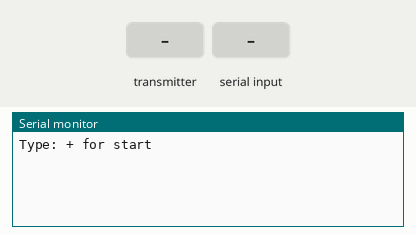
A sketch run on a simulated Arduino Uno, built with avr-gcc and run on an emulated ATmega328P. On the bench: the last lines printed to the serial monitor. Inputs (shaded band) come from the test bench. No radio packets arrive unless stated.

Above: at 1.2 s.
1.3 s: the transmitter starts sending mode = 0
At 1.37 s:
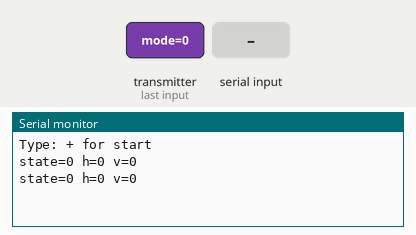
3.2 s: the transmitter starts sending yaw = 100
At 3.27 s:
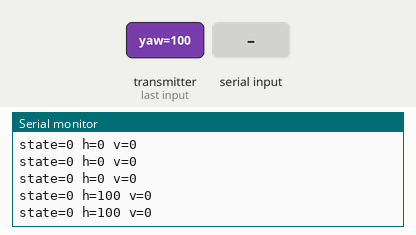
6.2 s: the transmitter starts sending pitch = -100
At 6.32 s:
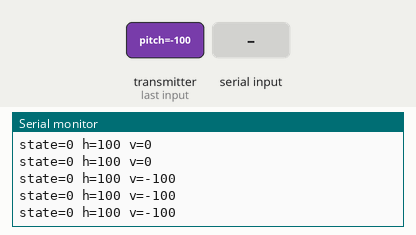
9.2 s: "+" received over Serial
10.7 s: the transmitter starts sending yaw = -100
At 10.77 s:
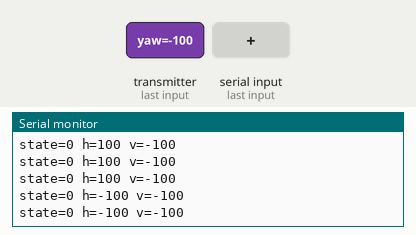
13.7 s: the transmitter starts sending mode = 0
Timing chart, 0 to 16.7 s (numbered marks = the images above; inputs shaded):
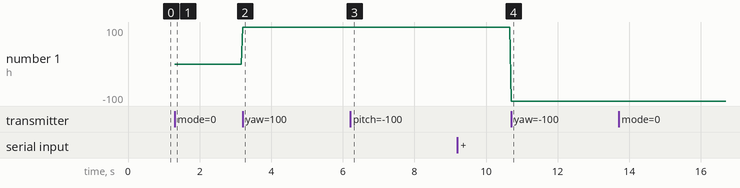

Measured:
- after the input at 1.3 s, the serial monitor: prints a new line at once (image 1)
- after the input at 3.2 s, the serial monitor: prints a new line at once (image 2)
- after the input at 6.2 s, the serial monitor: prints a new line at once (image 3)
- after the input at 10.7 s, the serial monitor: prints a new line at once (image 4)
- plotted number 1: 0 → 100 after the input at 3.2 s

The sketch:

station1.ino
```cpp
#include <RF24.h>
#include <SPI.h>//подключение библиотек
#include <nRF24L01.h>

#define CSN 10
#define CE 9

RF24 rfLink(CE, CSN);//радио

const byte PIPE_TX[6] = "CMD01";//отправка
const byte PIPE_RX[6] = "TEL01"; //прием

struct Packet {
  uint8_t mode;
  int8_t  yaw;
  int8_t  pitch;
} pkt;

void setup() {
  Serial.begin(9600);
  rfLink.begin();
  rfLink.setPALevel(RF24_PA_LOW);
  rfLink.setDataRate(RF24_1MBPS);
  rfLink.openWritingPipe(PIPE_TX);
  rfLink.openReadingPipe(1, PIPE_RX);
  rfLink.startListening();

  Serial.println("Type: + for start");
}
// start
void loop() {
  if (Serial.available()) {
    char inputChar = Serial.read();
    if (inputChar == '+') {
      char startMsg[6] = "start";
      rfLink.stopListening();
      rfLink.write(startMsg, sizeof(startMsg));
      rfLink.startListening();
      Serial.println("sent start");
    }
  }

  rfLink.startListening();
  if (rfLink.available()) { // телеметрия прием
    rfLink.read(&pkt, sizeof(pkt));
    Serial.print("state="); Serial.print(pkt.mode);
    Serial.print(" h=");    Serial.print(pkt.yaw);
    Serial.print(" v=");    Serial.println(pkt.pitch);
  }
}
```
